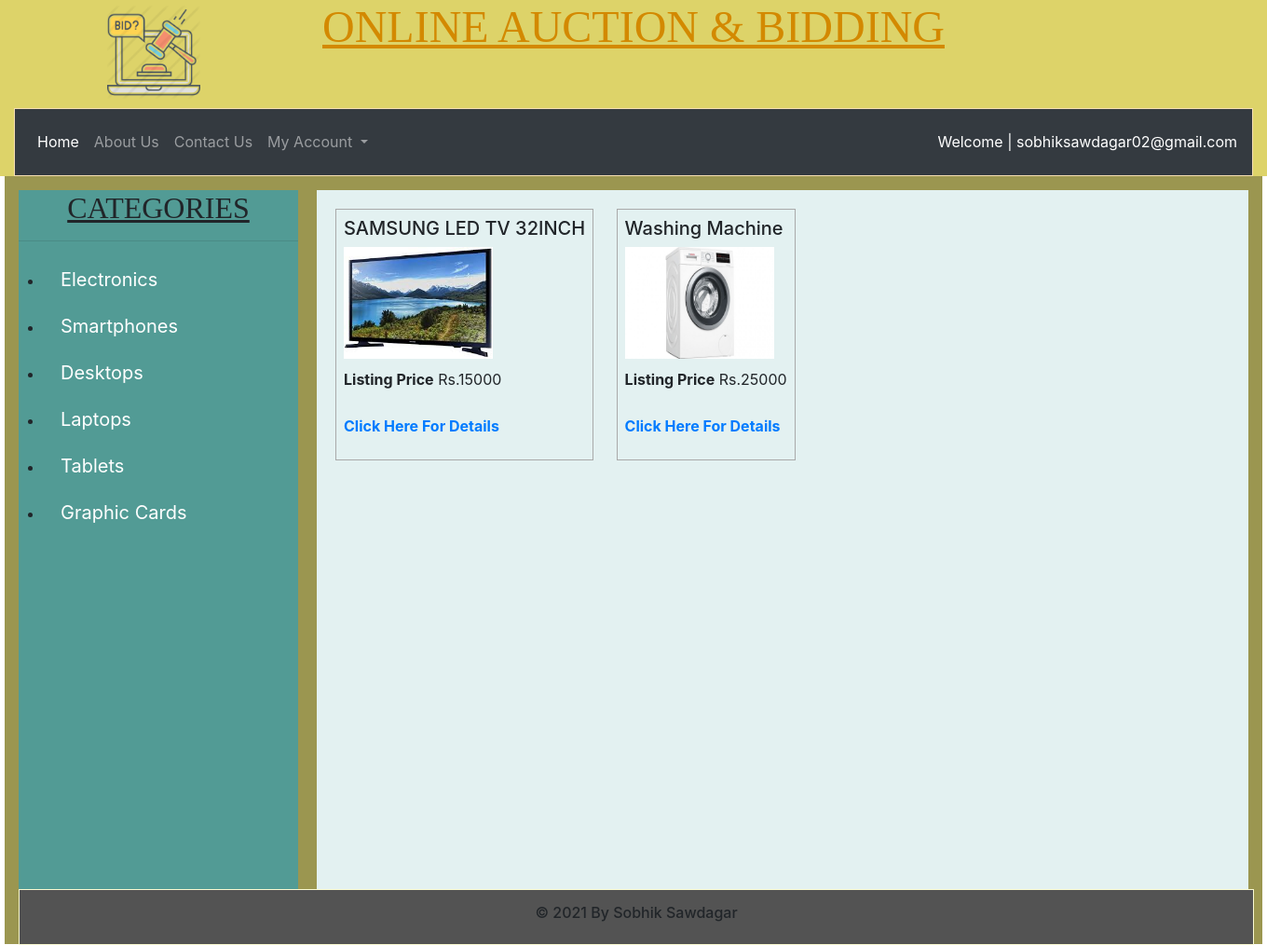
The page /structCat.php?cat_name=Electronics (signed in) on the database its author committed.
### tables this page shows
CREATE TABLE `products` (
  `product_id` int(100) NOT NULL,
  `product_name` text NOT NULL,
  `product_cat` text NOT NULL,
  `product_price` int(100) NOT NULL,
  `product_desc` varchar(255) NOT NULL,
  `end_date` text NOT NULL,
  `auction_date` text NOT NULL,
  `product_image` varchar(100) NOT NULL
);

CREATE TABLE `categories` (
  `cat_id` int(11) NOT NULL,
  `cat_name` text NOT NULL
);

### categories.php (the view, shortened to what this page needs)
<div class="content_area" style="overflow:scroll">
<?php
if(isset($_GET['cat_name'])){
    $cat_name = $_GET['cat_name'];
$get_cats = "SELECT * FROM products WHERE product_cat = '$cat_name'";
$run_cats = mysqli_query($conn,$get_cats);
while($row_pro=mysqli_fetch_array($run_cats)){
    $pro_id = $row_pro['product_id'];
    $pro_name = $row_pro['product_name'];
    $pro_price = $row_pro['product_price'];
    $pro_image = $row_pro['product_image'];
    echo " <div id='items'>
    <h5 width='100' height='100'>$pro_name</h5>
    <img src='Admin/Images/$pro_image' width='160' height='120'/>
    <p style= 'padding-top: 10px'><b>Listing Price</b> Rs.$pro_price </p>
    <p style= 'padding-top: 10px'><a href='structDetails.php?p_id=$pro_id'><b>Click Here For Details</b></a></p>
   </div>
    ";
}
}
?>
</div>

### structCat.php (shortened to what this page needs)
<?php
include 'connection.php';
if (isset($_SESSION['cust_id']) && isset($_SESSION['cust_email'])) {
?>
    <!DOCTYPE html>
    <html lang="en">
    <head>
        <link rel="stylesheet" href="https://maxcdn.bootstrapcdn.com/bootstrap/4.0.0/css/bootstrap.min.css">
        <link rel="stylesheet" href="style.css" media="all" />
    </head>
    <body>
        <?php
        include 'Header.php';
        ?>
        <div class="content_wrapper">
            <?php
            include 'categories.php';
            include 'Sidebar.php';
            include 'Footer.php';
            ?>
        </div>
    </body>
    </html>
<?php
} else {
    header("Location: index.php");
    exit();
}
?>

### Header.php (shortened to what this page needs)
<?php
$cemail = $_SESSION["cust_email"];
?>
<div class="container-fluid">
    <h1 id=h1 style="text-align:center;"><u>ONLINE AUCTION & BIDDING</u></h1>
    <img src='Admin/misc/logo5.png' alt='' id='l2'>
    <nav class="navbar navbar-expand-lg navbar-dark bg-dark" style="border: 1px solid wheat;">
        <div class="collapse navbar-collapse" id="navbarNavDropdown">
            <ul class="navbar-nav">
                <li class="nav-item active">
                    <a class="nav-link" href="home.php">Home <span class="sr-only">(current)</span></a>
                </li>
                <li class="nav-item">
                    <a class="nav-link" href="structAbout.php">About Us</a>
                </li>
                <li class="nav-item">
                    <a class="nav-link" href="structContact.php">Contact Us</a>
                </li>
                <li class="nav-item dropdown">
                    <a class="nav-link dropdown-toggle" href="#" id="navbarDropdownMenuLink" data-toggle="dropdown" aria-haspopup="true" aria-expanded="false">
                        My Account
                    </a>
                </li>
            </ul>
            <ul class="navbar-nav ml-auto">
                <li class="nav-item">
                    <p style="color: white; margin-top:15px;"><?php
                                                                echo "Welcome | $cemail";
                                                                ?></p>
                </li>
            </ul>
        </div>
    </nav>
</div>

### Sidebar.php (shortened to what this page needs)
<div class="sidebar">
    <h4 style="text-align: center;"><u>CATEGORIES
            <hr></u></h4>
    <ul id="categories">
        <?php
        $cats = "SELECT * FROM categories";
        $run_query = mysqli_query($conn, $cats);
        while ($row_cats = mysqli_fetch_assoc($run_query)) {
            $cat_name = $row_cats['cat_name'];
            echo "<li><a href='structCat.php?cat_name=$cat_name'>$cat_name<a></li>";
        }
        ?>
    </ul>
</div>

### Footer.php
<div class="footer">
    <h6 style="text-align: center; padding-top:15px;">&copy; 2021 By Sobhik Sawdagar</h6>
</div>

### style.css (style rules this page uses)
* { box-sizing: border-box; margin: 0px; padding: 0px; }
.h1, .h2, .h4, h1, h2, h4 { font-size: 2rem; margin-bottom: 0.5rem; font-family: cursive; font-weight: 500; line-height: 1.2; color: inherit; }
#h1 { font-size: 3rem; margin-bottom: 0.5rem; font-family: cursive; font-weight: 500; line-height: 1.2; color: rgb(211, 137, 0); }
.container-fluid { background-color: rgb(221, 211, 105); }
.content_wrapper { height: 824px; width: 1350px; margin: auto; background: rgb(155, 150, 80); padding-top: 8px; padding: 15px; }
.sidebar { height: 750px; width: 300px; background: rgb(82, 155, 149); float: left; }
#categories { text-align: center; padding: 0px; }
#categories li { list-style: inside; margin: 10px; width: auto; float: left; }
#categories a { color: white; padding: 8px; margin: 5px; font-size: 20px; text-decoration: none; }
.content_area { align-items: start; height: 750px; width: 1000px; background: rgb(227, 241, 241); float: right; text-align: justify; }
.footer { height: 60px; width: 1326px; background: rgb(83, 83, 83); clear: both; border: solid 1px lightgoldenrodyellow; }
#items { height: auto; width: auto; text-overflow: ellipsis; margin-top: 20px; margin-left: 20px; padding: 8px; display: inline-block; border: 1px solid darkgray; }
#l2 { bottom: 60px; width: 100px; position: relative; margin-bottom: -50px; left: 100px; }

### rows shown on the page
products: product_name "SAMSUNG LED TV 32INCH", product_image (picture), product_price "15000"
products: product_name "Washing Machine", product_image (picture), product_price "25000"
categories: cat_name "Electronics"
categories: cat_name "Smartphones"
categories: cat_name "Desktops"
categories: cat_name "Laptops"
categories: cat_name "Tablets"
categories: cat_name "Graphic Cards"

### other values the page prints
$cemail "sobhiksawdagar02@gmail.com"
